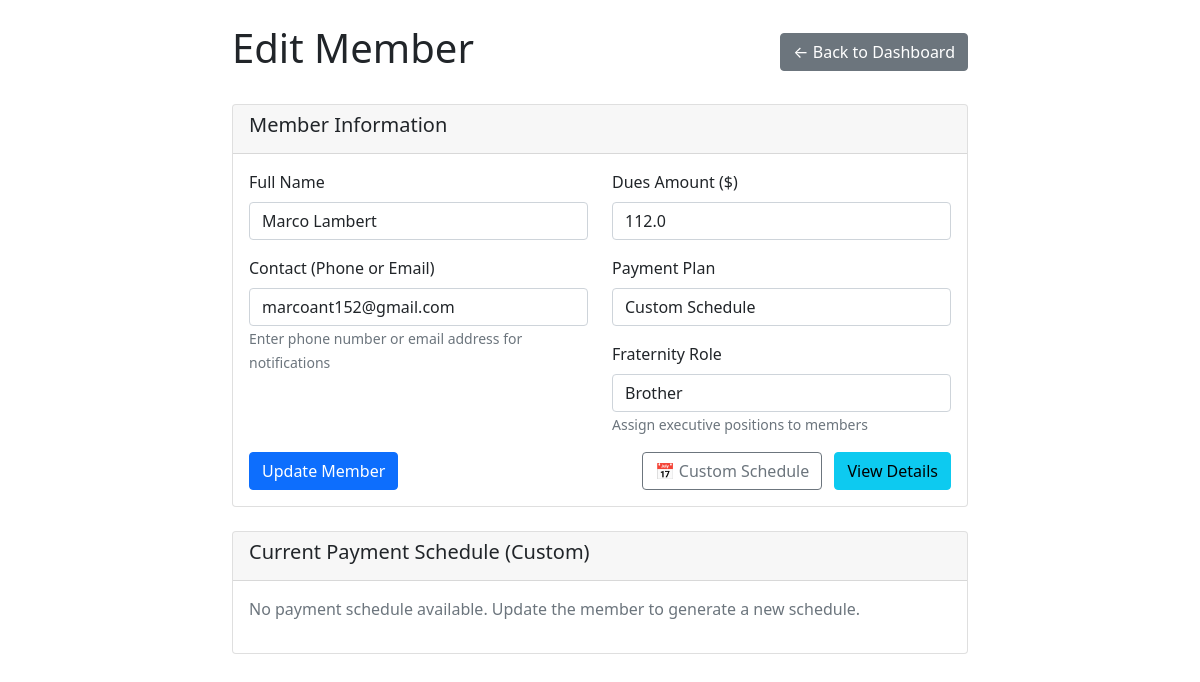
Screenshot of /edit_member/1 (signed in) with the database file from the repository.
### models.py (models this page shows, shortened)
class Member(db.Model):
    __tablename__ = 'members'
    id = db.Column(db.Integer, primary_key=True)
    user_id = db.Column(db.Integer, db.ForeignKey('users.id'), nullable=True)  # Nullable for legacy data
    name = db.Column(db.String(100), nullable=False)
    contact = db.Column(db.String(100), nullable=False)
    contact_type = db.Column(db.String(10), default='phone')  # phone or email
    dues_amount = db.Column(db.Float, nullable=False)
    payment_plan = db.Column(db.String(20), nullable=False)  # semester, monthly, bimonthly, custom
    custom_schedule = db.Column(db.Text, nullable=True)  # JSON string of custom payment schedule
    semester_id = db.Column(db.String(50), db.ForeignKey('semesters.id'), nullable=False)
    created_at = db.Column(db.DateTime, default=datetime.utcnow)
    payments = db.relationship('Payment', backref='member', lazy=True)
    payment_plan_suggestions = db.relationship('PaymentPlanSuggestion', backref='member', lazy=True)

### app.py (the view)
        @wraps(f)
        def decorated_function(*args, **kwargs):
            if not has_permission(permission_name):
                flash(f'You do not have permission to {permission_name.replace("_", " ")}. This action is restricted to treasurers only.', 'error')
                return redirect(url_for('dashboard'))
            return f(*args, **kwargs)

### app.py (called while the page is built)
def get_current_user_role():
    if session.get('preview_mode'):
        return session.get('preview_role', 'admin')
    if session.get('user') == 'admin' or session.get('role') == 'admin':
        return 'admin'
    if USE_DATABASE:
        user_id = session.get('user_id')
        if user_id:
            user = User.query.get(user_id)
            if user:
                primary_role = user.get_primary_role()
                return primary_role.name if primary_role else 'brother'
    else:
        user_id = session.get('user')
        if user_id and treasurer_app:
            member = treasurer_app.get_member_by_user_id(user_id)
            if member and hasattr(member, 'role'):
                return member.role
    return session.get('role', 'brother')

def has_permission(permission_name):
    role = get_current_user_role()
    if role in MEMBER_ROLE_PERMISSIONS:
        return MEMBER_ROLE_PERMISSIONS[role].get(permission_name, False)
    return ROLE_PERMISSIONS.get(role, {}).get(permission_name, False)

def require_permission(permission_name):
    def decorator(f):
        from functools import wraps
        @wraps(f)
        def decorated_function(*args, **kwargs):
            if not has_permission(permission_name):
                flash(f'You do not have permission to {permission_name.replace("_", " ")}. This action is restricted to treasurers only.', 'error')
                return redirect(url_for('dashboard'))
            return f(*args, **kwargs)
        return decorated_function
    return decorator

def require_auth(f):
    def decorated_function(*args, **kwargs):
        if 'user' not in session:
            flash('Please log in to access this page')
            return redirect(url_for('login'))
        return f(*args, **kwargs)
    decorated_function.__name__ = f.__name__
    return decorated_function

@app.context_processor
def inject_permission_functions():
    return {
        'has_permission': has_permission,
        'get_current_user_role': get_current_user_role
    }

        @login_manager.user_loader
        def load_user(user_id):
            return User.query.get(int(user_id))

### templates/edit_member.html (shortened to what this page needs)
<!DOCTYPE html>
<html lang="en">
<head>
    <link href="https://cdn.jsdelivr.net/npm/bootstrap@5.1.3/dist/css/bootstrap.min.css" rel="stylesheet">
</head>
<body>
    <div class="container mt-4">
        <div class="row">
            <div class="col-md-8 mx-auto">
                <div class="d-flex justify-content-between align-items-center mb-4">
                    <h1>Edit Member</h1>
                    <a href="/" class="btn btn-secondary">← Back to Dashboard</a>
                </div>
                <div class="card mb-4">
                    <div class="card-header">
                        <h5>Member Information</h5>
                    </div>
                    <div class="card-body">
                        <form method="POST">
                            <div class="row">
                                <div class="col-md-6">
                                    <div class="mb-3">
                                        <label for="name" class="form-label">Full Name</label>
                                        <input type="text" class="form-control" id="name" name="name"
                                               value="{{ member.name }}" required>
                                    </div>
                                    <div class="mb-3">
                                        <label for="contact" class="form-label">Contact (Phone or Email)</label>
                                        <input type="text" class="form-control" id="contact" name="contact"
                                               value="{{ member.contact }}" required>
                                        <small class="text-muted">Enter phone number or email address for notifications</small>
                                    </div>
                                </div>
                                <div class="col-md-6">
                                    <div class="mb-3">
                                        <label for="dues_amount" class="form-label">Dues Amount ($)</label>
                                        <input type="number" class="form-control" id="dues_amount" name="dues_amount"
                                               value="{{ member.dues_amount }}" step="0.01" required>
                                    </div>
                                    <div class="mb-3">
                                        <label for="payment_plan" class="form-label">Payment Plan</label>
                                        <select class="form-control" id="payment_plan" name="payment_plan" required>
                                            <option value="custom" {{ 'selected' if member.payment_plan == 'custom' }}>
                                                Custom Schedule
                                            </option>
                                        </select>
                                    </div>
                                    {% if has_permission('assign_roles') %}
                                    <div class="mb-3">
                                        <label for="role" class="form-label">Fraternity Role</label>
                                        <select class="form-control" id="role" name="role">
                                            <option value="brother" {{ 'selected' if member.role == 'brother' or not member.role }}>Brother</option>
                                        </select>
                                        <small class="text-muted">Assign executive positions to members</small>
                                    </div>
                                    {% endif %}
                                </div>
                            </div>
                            <div class="d-flex justify-content-between">
                                <button type="submit" class="btn btn-primary">Update Member</button>
                                <div>
                                    <a href="/custom_payment_schedule/{{ member.id }}" class="btn btn-outline-secondary me-2">📅 Custom Schedule</a>
                                    <a href="/member_details/{{ member.id }}" class="btn btn-info">View Details</a>
                                </div>
                            </div>
                        </form>
                    </div>
                </div>
                <div class="card">
                    <div class="card-header">
                        <h5>Current Payment Schedule ({{ member.payment_plan|title }})</h5>
                    </div>
                    <div class="card-body">
                        {% if payment_schedule %}
                            <div class="alert alert-warning">
                                <strong>Note:</strong> Changing the payment plan will regenerate the payment schedule based on current date.
                            </div>
                            {% for payment in payment_schedule %}
                                <div class="payment-schedule-item {{ payment.status }}">
                                    <div class="d-flex justify-content-between align-items-center">
                                        <div>
                                            <h6 class="mb-1">{{ payment.description }}</h6>
                                            <small class="text-muted">Due: {{ payment.due_date[:10] }}</small>
                                        </div>
                                        <div class="text-end">
                                            <strong>${{ "%.2f"|format(payment.amount) }}</strong>
                                            {% if payment.status == 'paid' %}
                                                <br><small class="text-success">✓ Paid</small>
                                            {% else %}
                                                <br><small class="text-warning">⏱ Pending</small>
                                            {% endif %}
                                        </div>
                                    </div>
                                </div>
                            {% endfor %}
                        {% else %}
                            <p class="text-muted">No payment schedule available. Update the member to generate a new schedule.</p>
                        {% endif %}
                    </div>
                </div>
            </div>
        </div>
    </div>
</body>
</html>

### rows the page displays
Member: name "Marco Lambert", contact "marcoant152@gmail.com", dues_amount "112.0", payment_plan "Custom"
